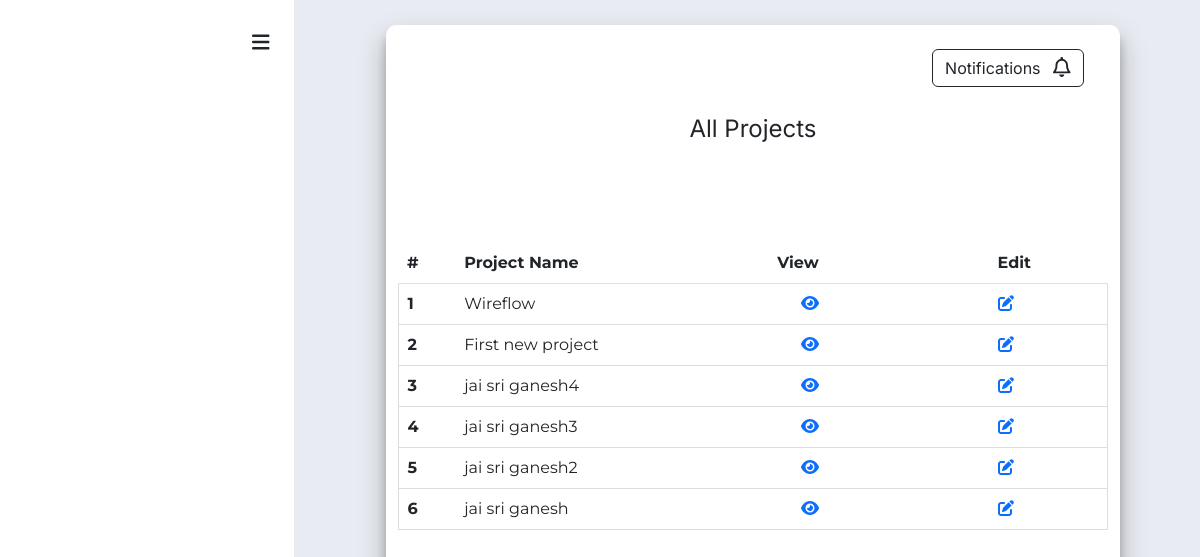
The page /views/pages/all_projects.views.php (signed in) on the database its author committed.
### tables this page shows
CREATE TABLE `projects` (
  `project_id` int(11) NOT NULL,
  `project_name` varchar(255) NOT NULL,
  `project_desc` varchar(255) NOT NULL,
  `project_submission_datetime` varchar(255) NOT NULL,
  `project_github_repo_name` varchar(255) NOT NULL,
  `datetime` datetime NOT NULL DEFAULT current_timestamp()
);

### config/conn.php (called while the page is built, shortened)
<?php
class database{
    protected function connection(){
        $this->hostname = 'localhost';
        $this->db_username = 'root';
        $this->db_password = '';
        $this->dbname = 'nexgenproject_2.0';
        $conn = new mysqli($this->hostname, $this->db_username, $this->db_password, $this->dbname);
        return $conn;
    }
}
?>

### models/models.php (called while the page is built, shortened)
<?php
class models extends database{
    public function get_all_data($table_name, $where_conditions = 1){
        $sql = "SELECT * FROM `$table_name` WHERE $where_conditions ";
        $result = $this->connection()->query($sql);
        return $result;
    }
}
?>

### views/pages/all_projects.views.php (the view, shortened to what this page needs)
<?php
require __DIR__ . '/inc/_header.php';
$controllers->login_check();
?>
<main>
    <div class="dashboard_main_section">
        <div class="row">
            <div class="col-md-3 " style="background-color: white !important;">
                <div class="integrate_mobile_sidebar">
                    <?php
                    include __DIR__ . '/inc/_mobile_sidebar.php';
                    ?>
                </div>
            </div>
            <div class="col-md-9 cus_bg_main_section_color">
                <div class="main_content_section scrollbar_container">
                    <div class="the_running_main_content montserrat_font">
                        <div class="details_container">
                            <div class="details_container_info">
                            <div class="main_content_navbar">
                                    <?php
                                    require_once __DIR__ . '/inc/_main_content_navbar.php';
                                    ?>
                                </div>
                                <div class="container">
                                    <div class="title_section">
                                        <div class="section_title fs-4 text-center mt-4 inter-font">
                                            All Projects
                                        </div>
                                    </div>
                                </div>
                                <div class="main_content_section mt-4">
                                    <div class="projects_content">
                                        <div class="container">
                                            <div class=" mt-4 pt-4 ">
                                                <table class="table cus_hover mt-4 mb-4 " style="width:100%"
                                                    id="datatable_info_table">
                                                    <thead>
                                                        <tr>
                                                            <th scope="col">#</th>
                                                            <th scope="col">Project Name</th>
                                                            <th scope="col">View</th>
                                                            <th scope="col">Edit</th>
                                                        </tr>
                                                    </thead>
                                                    <tbody>
                                                        <?php
                                                        $result_all_projects = $controllers->get_all_data("projects", " 1 ORDER BY `projects`.`project_id` DESC ");
                                                        if ($result_all_projects) {
                                                            if ($result_all_projects->num_rows > 0) {
                                                                $sl_no = 1;
                                                                while ($row = $result_all_projects->fetch_assoc()) {
                                                                    echo '
                                                             <tr class="project_main_col_content">
                                                                <th scope="row">' . $sl_no . '</th>
                                                                <td>' . $row['project_name'] . '</td>
                                                                <td>
                                                                     <div class="project_details ps-4 pe-4 me-4">
                                                                        <a href="/projects_hub?project_id=' . $row['project_id'] . '">
                                                                            <i class="fa-solid fa-eye"></i>
                                                                        </a>
                                                                    </div>
                                                                </td>
                                                                <td>
                                                                    <div class="project_edit me-4">
                                                                        <a href="">
                                                                            <i class="fa-solid fa-pen-to-square"></i>
                                                                        </a>
                                                                    </div>
                                                                </td>
                                                            </tr>
                                                            ';
                                                                    $sl_no++;
                                                                }
                                                            }
                                                        }
                                                        ?>
                                                    </tbody>
                                                </table>
                                            </div>
                                        </div>
                                    </div>
                                </div>
                            </div>
                        </div>
                    </div>
                </div>
            </div>
        </div>
    </div>
</main>
<?php
require_once __DIR__ . '/inc/_footer_scripts.php';
?>

### views/pages/inc/_header.php (shortened to what this page needs)
<?php
require_once __DIR__ . '/../../../config/conn.php';
require_once __DIR__ . '/../../../models/models.php';
$controllers = new controllers;
?>
<!DOCTYPE html>
<html lang="en">
<head>
    <link rel="stylesheet" href="/assets/css/bootstrap.min.css">
    <link rel="stylesheet" href="/assets/css/owl.carousel.min.css">
    <link rel="stylesheet" href="/assets/css/all.min.css">
    <link rel="stylesheet" href="/assets/css/fonts.css">
    <link rel="stylesheet" href="https://cdn.datatables.net/2.2.1/css/dataTables.bootstrap5.css">
    <link rel="stylesheet" href="/assets/css/style.css">
    <link rel="stylesheet" href="/assets/css/utilities.css">
    <link rel="stylesheet" href="/assets/css/responsive.css">
    <link rel="stylesheet" href="/assets/css/dashboard.css">
    <link rel="stylesheet" href="/assets/css/messages.css">
</head>
<body>

### views/pages/inc/_mobile_sidebar.php (shortened to what this page needs)
<button class="btn mt-4 " style="float: right;" type="button" data-bs-toggle="offcanvas" data-bs-target="#offcanvasExample"
    aria-controls="offcanvasExample">
    <i class="fa-solid fa-bars" style="font-size: 20px !important;"></i>
</button>

### views/pages/inc/_main_content_navbar.php
<div class="container">
                                    <div class="main_content_navigation_section">
                                        <div class="section_title  text-end mt-4 inter-font">
                                        <div class="container">
                                            <div class="notification_main_section  ">
                                                <div class="container">
                                                    <div class="notification_section">
                                                        <?php
                                                        include __DIR__ . '/_notification_modal.php';
                                                        ?>
                                                    </div>
                                                </div>
                                            </div>
                                        </div>
                                        </div>
                                    </div>
                                </div>

### views/pages/inc/_notification_modal.php (shortened to what this page needs)
<button type="button" class="btn  btn-outline-dark position-relative" data-bs-toggle="modal"
    data-bs-target="#notifications_modal">
    Notifications
    <i class="ms-2 fa-regular fa-bell fs-5   "></i>
</button>

### views/pages/inc/_footer_scripts.php (shortened to what this page needs)
</body>
</html>

### assets/css/style.css (style rules this page uses)
* { margin: 0; padding: 0; box-sizing: border-box; }
:root { --cus-primary-color: #243CFC; --cus-main-section-bg-color: #E8EBF1; }
.cus_hover>tbody>tr>* { transition: all ease 600ms !important; }
.project_main_col_content { border: 1px solid #ddd !important; transition: all ease 600ms; }

### assets/css/utilities.css (style rules this page uses)
:root { --cus-primary-color: #243CFC; --cus-main-section-bg-color: #E8EBF1; }
.cus_bg_main_section_color { background-color: var(--cus-main-section-bg-color) !important; }
.scrollbar_container { width: 100%; height: 100vh; overflow-y: scroll; -ms-overflow-style: none; scrollbar-width: none; }
body { overflow-x: hidden; }

### assets/css/dashboard.css (style rules this page uses)
.details_container { width: 100%; background-color: #E8EBF1; display: flex; justify-content: center; }
.details_container_info { min-height: 100vh !important; height: auto !important; background-color: #fff; border-radius: 10px; box-shadow: 0 14px 28px rgba(0, 0, 0, 0.25), 0 10px 10px rgba(0, 0, 0, 0.22); display: flex; flex-direction: column; margin-top: 25px; margin-bottom: 100px !important; width: 82%; }

### assets/css/messages.css (style rules this page uses)
.details_container_info { height: auto !important; }

### rows shown on the page
projects: project_name "Wireflow"
projects: project_name "First new project"
projects: project_name "jai sri ganesh4"
projects: project_name "jai sri ganesh3"
projects: project_name "jai sri ganesh2"
projects: project_name "jai sri ganesh"
